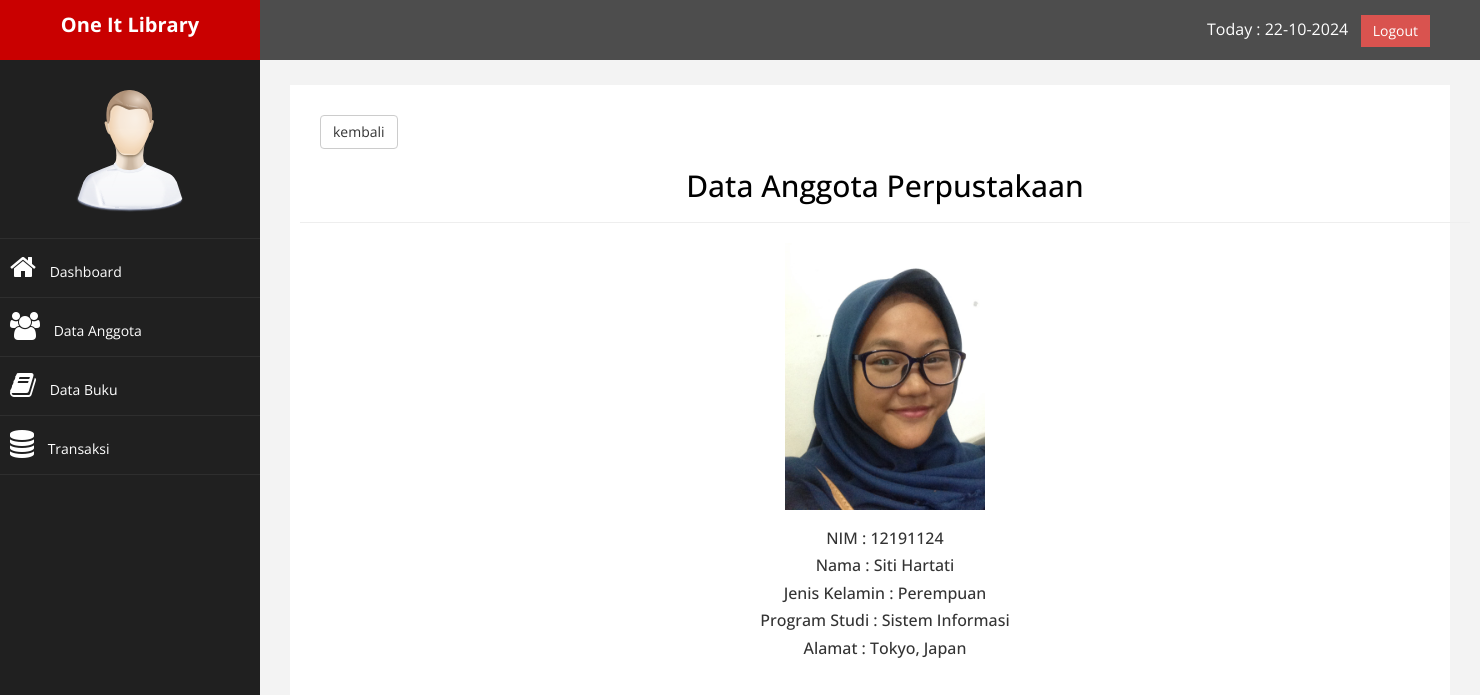
The app's page /index.php?page=anggota&aksi=details&id=1 (signed in) with its own data.
### tables this page shows
CREATE TABLE `tb_anggota` (
  `id` int(11) NOT NULL,
  `nim` varchar(200) NOT NULL,
  `nama` varchar(200) NOT NULL,
  `jk` varchar(200) NOT NULL,
  `jurusan` varchar(200) NOT NULL,
  `alamat` text NOT NULL,
  `gambar` varchar(200) NOT NULL
);

### page/anggota/details.php (the view, shortened to what this page needs)
<?php
  $details = $mysqli->query("SELECT * FROM tb_anggota WHERE id ='$_GET[id]'");
  $d = mysqli_fetch_array($details);
 ?>
<div class="row" style="margin-top: 20px;">
  <div class="col-md-8">
  <div class="container">
    <div class="row justify-content-center">
      <a href="?page=anggota" class="btn btn-default" style="margin-left: 20px;">kembali</a></button>
        <h2 class="bg-light p-2 rounded  text-center text-dark" style="color: black;"> Data Anggota Perpustakaan </h2>
        <hr class="my-3">
        <div class="text-center">
          <img src="images/anggota/<?= $d["gambar"]; ?>" width="200" class="img-thumnail mt-3">
        </div>
        <h6 class="text-dark text-center mt-3" style="font-size: 16px; margin-top: 20px;">NIM  : <?= $d["nim"]; ?></h6>
        <h6 class="text-dark text-center" style="font-size: 16px;">Nama  : <?= $d["nama"]; ?></h6>
        <h6 class="text-dark text-center" style="font-size: 16px;">Jenis Kelamin  : <?= $d["jk"]; ?></h6>
        <h6 class="text-dark text-center" style="font-size: 16px;">Program Studi  : <?= $d["jurusan"]; ?></h6>
        <h6 class="text-dark text-center" style="font-size: 16px;">Alamat  : <?= $d["alamat"]; ?></h6>
      </div>
    </div>
  </div>

### assets/css/custom.css (style rules this page uses)
body { font-family: 'Open Sans', sans-serif; }
.text-center { text-align:center; }
h2 { color: #f00; }

### records on screen
tb_anggota: gambar (picture), nim "12191124", nama "Siti Hartati", jk "Perempuan", jurusan "Sistem Informasi", alamat "Tokyo, Japan"

### other values on screen
$d "22-10-2024"
